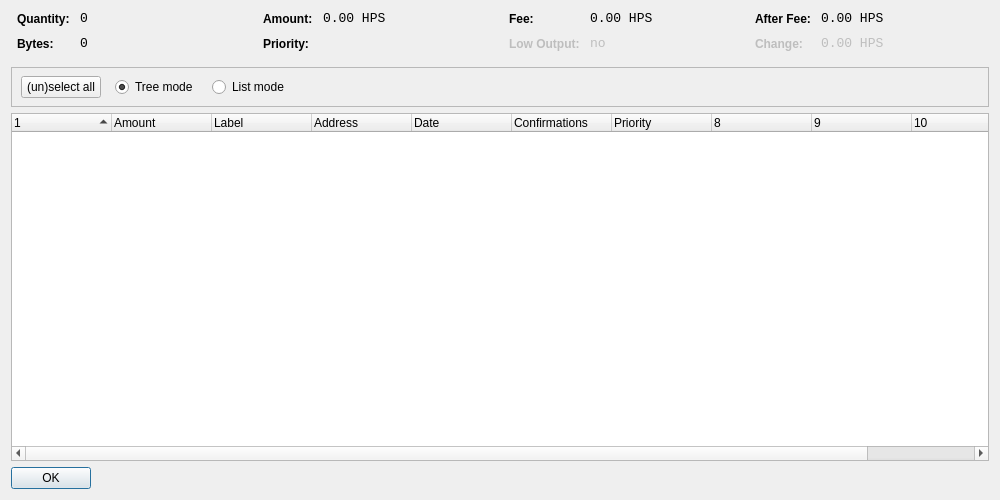
<?xml version="1.0" encoding="UTF-8"?>
<ui version="4.0">
 <class>CoinControlDialog</class>
 <widget class="QDialog" name="CoinControlDialog">
  <property name="geometry">
   <rect>
    <x>0</x>
    <y>0</y>
    <width>1000</width>
    <height>500</height>
   </rect>
  </property>
  <property name="windowTitle">
   <string>Coin Control</string>
  </property>
  <layout class="QVBoxLayout" name="verticalLayout">
   <item>
    <layout class="QHBoxLayout" name="horizontalLayoutTop" stretch="0,0,0,0">
     <property name="topMargin">
      <number>0</number>
     </property>
     <property name="bottomMargin">
      <number>10</number>
     </property>
     <item>
      <layout class="QFormLayout" name="formLayoutCoinControl1">
       <property name="horizontalSpacing">
        <number>10</number>
       </property>
       <property name="verticalSpacing">
        <number>10</number>
       </property>
       <property name="leftMargin">
        <number>6</number>
       </property>
       <property name="rightMargin">
        <number>6</number>
       </property>
       <item row="0" column="0">
        <widget class="QLabel" name="labelCoinControlQuantityText">
         <property name="styleSheet">
          <string notr="true">font-weight:bold;</string>
         </property>
         <property name="text">
          <string>Quantity:</string>
         </property>
        </widget>
       </item>
       <item row="0" column="1">
        <widget class="QLabel" name="labelCoinControlQuantity">
         <property name="font">
          <font>
           <family>Monospace</family>
           <pointsize>10</pointsize>
          </font>
         </property>
         <property name="cursor">
          <cursorShape>IBeamCursor</cursorShape>
         </property>
         <property name="contextMenuPolicy">
          <enum>Qt::ActionsContextMenu</enum>
         </property>
         <property name="text">
          <string notr="true">0</string>
         </property>
         <property name="textInteractionFlags">
          <set>Qt::LinksAccessibleByMouse|Qt::TextSelectableByKeyboard|Qt::TextSelectableByMouse</set>
         </property>
        </widget>
       </item>
       <item row="1" column="0">
        <widget class="QLabel" name="labelCoinControlBytesText">
         <property name="styleSheet">
          <string notr="true">font-weight:bold;</string>
         </property>
         <property name="text">
          <string>Bytes:</string>
         </property>
        </widget>
       </item>
       <item row="1" column="1">
        <widget class="QLabel" name="labelCoinControlBytes">
         <property name="font">
          <font>
           <family>Monospace</family>
           <pointsize>10</pointsize>
          </font>
         </property>
         <property name="cursor">
          <cursorShape>IBeamCursor</cursorShape>
         </property>
         <property name="contextMenuPolicy">
          <enum>Qt::ActionsContextMenu</enum>
         </property>
         <property name="text">
          <string notr="true">0</string>
         </property>
         <property name="textInteractionFlags">
          <set>Qt::LinksAccessibleByMouse|Qt::TextSelectableByKeyboard|Qt::TextSelectableByMouse</set>
         </property>
        </widget>
       </item>
      </layout>
     </item>
     <item>
      <layout class="QFormLayout" name="formLayoutCoinControl2">
       <property name="horizontalSpacing">
        <number>10</number>
       </property>
       <property name="verticalSpacing">
        <number>10</number>
       </property>
       <property name="leftMargin">
        <number>6</number>
       </property>
       <property name="rightMargin">
        <number>6</number>
       </property>
       <item row="0" column="0">
        <widget class="QLabel" name="labelCoinControlAmountText">
         <property name="styleSheet">
          <string notr="true">font-weight:bold;</string>
         </property>
         <property name="text">
          <string>Amount:</string>
         </property>
        </widget>
       </item>
       <item row="0" column="1">
        <widget class="QLabel" name="labelCoinControlAmount">
         <property name="font">
          <font>
           <family>Monospace</family>
           <pointsize>10</pointsize>
          </font>
         </property>
         <property name="cursor">
          <cursorShape>IBeamCursor</cursorShape>
         </property>
         <property name="contextMenuPolicy">
          <enum>Qt::ActionsContextMenu</enum>
         </property>
         <property name="text">
          <string notr="true">0.00 HPS</string>
         </property>
         <property name="textInteractionFlags">
          <set>Qt::LinksAccessibleByMouse|Qt::TextSelectableByKeyboard|Qt::TextSelectableByMouse</set>
         </property>
        </widget>
       </item>
       <item row="1" column="0">
        <widget class="QLabel" name="labelCoinControlPriorityText">
         <property name="styleSheet">
          <string notr="true">font-weight:bold;</string>
         </property>
         <property name="text">
          <string>Priority:</string>
         </property>
        </widget>
       </item>
       <item row="1" column="1">
        <widget class="QLabel" name="labelCoinControlPriority">
         <property name="font">
          <font>
           <family>Monospace</family>
           <pointsize>10</pointsize>
          </font>
         </property>
         <property name="cursor">
          <cursorShape>IBeamCursor</cursorShape>
         </property>
         <property name="contextMenuPolicy">
          <enum>Qt::ActionsContextMenu</enum>
         </property>
         <property name="text">
          <string/>
         </property>
         <property name="textInteractionFlags">
          <set>Qt::LinksAccessibleByMouse|Qt::TextSelectableByKeyboard|Qt::TextSelectableByMouse</set>
         </property>
        </widget>
       </item>
      </layout>
     </item>
     <item>
      <layout class="QFormLayout" name="formLayoutCoinControl3">
       <property name="horizontalSpacing">
        <number>10</number>
       </property>
       <property name="verticalSpacing">
        <number>10</number>
       </property>
       <property name="leftMargin">
        <number>6</number>
       </property>
       <property name="rightMargin">
        <number>6</number>
       </property>
       <item row="0" column="0">
        <widget class="QLabel" name="labelCoinControlFeeText">
         <property name="styleSheet">
          <string notr="true">font-weight:bold;</string>
         </property>
         <property name="text">
          <string>Fee:</string>
         </property>
        </widget>
       </item>
       <item row="0" column="1">
        <widget class="QLabel" name="labelCoinControlFee">
         <property name="font">
          <font>
           <family>Monospace</family>
           <pointsize>10</pointsize>
          </font>
         </property>
         <property name="cursor">
          <cursorShape>IBeamCursor</cursorShape>
         </property>
         <property name="contextMenuPolicy">
          <enum>Qt::ActionsContextMenu</enum>
         </property>
         <property name="text">
          <string notr="true">0.00 HPS</string>
         </property>
         <property name="textInteractionFlags">
          <set>Qt::LinksAccessibleByMouse|Qt::TextSelectableByKeyboard|Qt::TextSelectableByMouse</set>
         </property>
        </widget>
       </item>
       <item row="1" column="0">
        <widget class="QLabel" name="labelCoinControlLowOutputText">
         <property name="enabled">
          <bool>false</bool>
         </property>
         <property name="styleSheet">
          <string notr="true">font-weight:bold;</string>
         </property>
         <property name="text">
          <string>Low Output:</string>
         </property>
        </widget>
       </item>
       <item row="1" column="1">
        <widget class="QLabel" name="labelCoinControlLowOutput">
         <property name="enabled">
          <bool>false</bool>
         </property>
         <property name="font">
          <font>
           <family>Monospace</family>
           <pointsize>10</pointsize>
          </font>
         </property>
         <property name="cursor">
          <cursorShape>IBeamCursor</cursorShape>
         </property>
         <property name="contextMenuPolicy">
          <enum>Qt::ActionsContextMenu</enum>
         </property>
         <property name="text">
          <string notr="true">no</string>
         </property>
         <property name="textInteractionFlags">
          <set>Qt::LinksAccessibleByMouse|Qt::TextSelectableByKeyboard|Qt::TextSelectableByMouse</set>
         </property>
        </widget>
       </item>
      </layout>
     </item>
     <item>
      <layout class="QFormLayout" name="formLayoutCoinControl4">
       <property name="horizontalSpacing">
        <number>10</number>
       </property>
       <property name="verticalSpacing">
        <number>10</number>
       </property>
       <property name="leftMargin">
        <number>6</number>
       </property>
       <property name="rightMargin">
        <number>6</number>
       </property>
       <item row="0" column="0">
        <widget class="QLabel" name="labelCoinControlAfterFeeText">
         <property name="styleSheet">
          <string notr="true">font-weight:bold;</string>
         </property>
         <property name="text">
          <string>After Fee:</string>
         </property>
        </widget>
       </item>
       <item row="0" column="1">
        <widget class="QLabel" name="labelCoinControlAfterFee">
         <property name="font">
          <font>
           <family>Monospace</family>
           <pointsize>10</pointsize>
          </font>
         </property>
         <property name="cursor">
          <cursorShape>IBeamCursor</cursorShape>
         </property>
         <property name="contextMenuPolicy">
          <enum>Qt::ActionsContextMenu</enum>
         </property>
         <property name="text">
          <string notr="true">0.00 HPS</string>
         </property>
         <property name="textInteractionFlags">
          <set>Qt::LinksAccessibleByMouse|Qt::TextSelectableByKeyboard|Qt::TextSelectableByMouse</set>
         </property>
        </widget>
       </item>
       <item row="1" column="0">
        <widget class="QLabel" name="labelCoinControlChangeText">
         <property name="enabled">
          <bool>false</bool>
         </property>
         <property name="styleSheet">
          <string notr="true">font-weight:bold;</string>
         </property>
         <property name="text">
          <string>Change:</string>
         </property>
        </widget>
       </item>
       <item row="1" column="1">
        <widget class="QLabel" name="labelCoinControlChange">
         <property name="enabled">
          <bool>false</bool>
         </property>
         <property name="font">
          <font>
           <family>Monospace</family>
           <pointsize>10</pointsize>
          </font>
         </property>
         <property name="cursor">
          <cursorShape>IBeamCursor</cursorShape>
         </property>
         <property name="contextMenuPolicy">
          <enum>Qt::ActionsContextMenu</enum>
         </property>
         <property name="text">
          <string notr="true">0.00 HPS</string>
         </property>
         <property name="textInteractionFlags">
          <set>Qt::LinksAccessibleByMouse|Qt::TextSelectableByKeyboard|Qt::TextSelectableByMouse</set>
         </property>
        </widget>
       </item>
      </layout>
     </item>
    </layout>
   </item>
   <item>
    <widget class="QFrame" name="frame">
     <property name="minimumSize">
      <size>
       <width>0</width>
       <height>40</height>
      </size>
     </property>
     <property name="frameShape">
      <enum>QFrame::StyledPanel</enum>
     </property>
     <property name="frameShadow">
      <enum>QFrame::Sunken</enum>
     </property>
     <widget class="QWidget" name="horizontalLayoutWidget">
      <property name="geometry">
       <rect>
        <x>10</x>
        <y>0</y>
        <width>781</width>
        <height>41</height>
       </rect>
      </property>
      <layout class="QHBoxLayout" name="horizontalLayoutPanel" stretch="0,0,0,0,0">
       <property name="spacing">
        <number>14</number>
       </property>
       <item>
        <widget class="QPushButton" name="pushButtonSelectAll">
         <property name="sizePolicy">
          <sizepolicy hsizetype="Maximum" vsizetype="Fixed">
           <horstretch>0</horstretch>
           <verstretch>0</verstretch>
          </sizepolicy>
         </property>
         <property name="text">
          <string>(un)select all</string>
         </property>
        </widget>
       </item>
       <item>
        <widget class="QRadioButton" name="radioTreeMode">
         <property name="sizePolicy">
          <sizepolicy hsizetype="Maximum" vsizetype="Fixed">
           <horstretch>0</horstretch>
           <verstretch>0</verstretch>
          </sizepolicy>
         </property>
         <property name="text">
          <string>Tree mode</string>
         </property>
         <property name="checked">
          <bool>true</bool>
         </property>
        </widget>
       </item>
       <item>
        <widget class="QRadioButton" name="radioListMode">
         <property name="sizePolicy">
          <sizepolicy hsizetype="Maximum" vsizetype="Fixed">
           <horstretch>0</horstretch>
           <verstretch>0</verstretch>
          </sizepolicy>
         </property>
         <property name="text">
          <string>List mode</string>
         </property>
        </widget>
       </item>
       <item>
        <spacer name="horizontalSpacer">
         <property name="orientation">
          <enum>Qt::Horizontal</enum>
         </property>
         <property name="sizeHint" stdset="0">
          <size>
           <width>40</width>
           <height>20</height>
          </size>
         </property>
        </spacer>
       </item>
      </layout>
     </widget>
    </widget>
   </item>
   <item>
    <widget class="CoinControlTreeWidget" name="treeWidget">
     <property name="contextMenuPolicy">
      <enum>Qt::CustomContextMenu</enum>
     </property>
     <property name="sortingEnabled">
      <bool>false</bool>
     </property>
     <property name="columnCount">
      <number>11</number>
     </property>
     <attribute name="headerShowSortIndicator" stdset="0">
      <bool>true</bool>
     </attribute>
     <attribute name="headerStretchLastSection">
      <bool>false</bool>
     </attribute>
     <column>
      <property name="text">
       <string/>
      </property>
     </column>
     <column>
      <property name="text">
       <string>Amount</string>
      </property>
     </column>
     <column>
      <property name="text">
       <string>Label</string>
      </property>
     </column>
     <column>
      <property name="text">
       <string>Address</string>
      </property>
     </column>
     <column>
      <property name="text">
       <string>Date</string>
      </property>
     </column>
     <column>
      <property name="text">
       <string>Confirmations</string>
      </property>
      <property name="toolTip">
       <string>Confirmed</string>
      </property>
     </column>
     <column>
      <property name="text">
       <string>Priority</string>
      </property>
     </column>
     <column>
      <property name="text">
       <string/>
      </property>
     </column>
     <column>
      <property name="text">
       <string/>
      </property>
     </column>
     <column>
      <property name="text">
       <string/>
      </property>
     </column>
     <column>
      <property name="text">
       <string/>
      </property>
     </column>
    </widget>
   </item>
   <item>
    <widget class="QDialogButtonBox" name="buttonBox">
     <property name="sizePolicy">
      <sizepolicy hsizetype="Maximum" vsizetype="Fixed">
       <horstretch>0</horstretch>
       <verstretch>0</verstretch>
      </sizepolicy>
     </property>
     <property name="orientation">
      <enum>Qt::Horizontal</enum>
     </property>
     <property name="standardButtons">
      <set>QDialogButtonBox::Ok</set>
     </property>
    </widget>
   </item>
  </layout>
 </widget>
 <customwidgets>
  <customwidget>
   <class>CoinControlTreeWidget</class>
   <extends>QTreeWidget</extends>
   <header>coincontroltreewidget.h</header>
  </customwidget>
 </customwidgets>
 <resources/>
 <connections/>
</ui>
